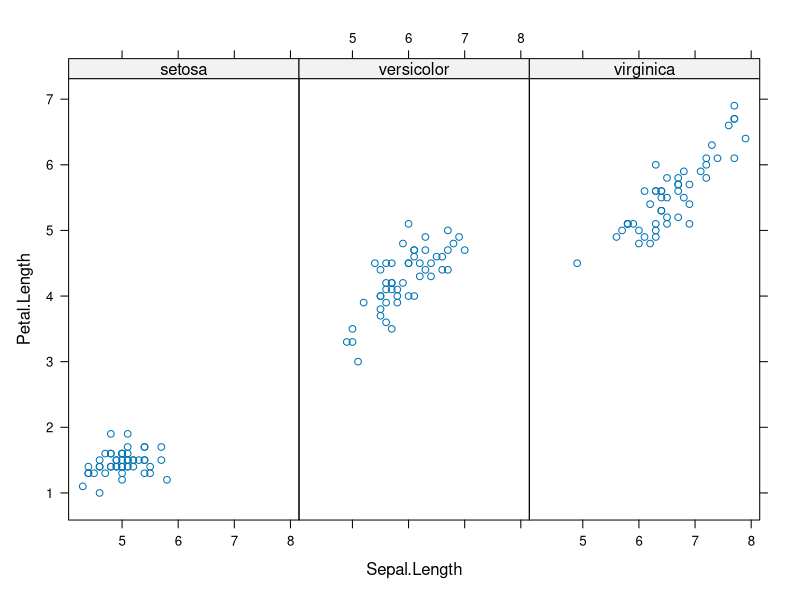
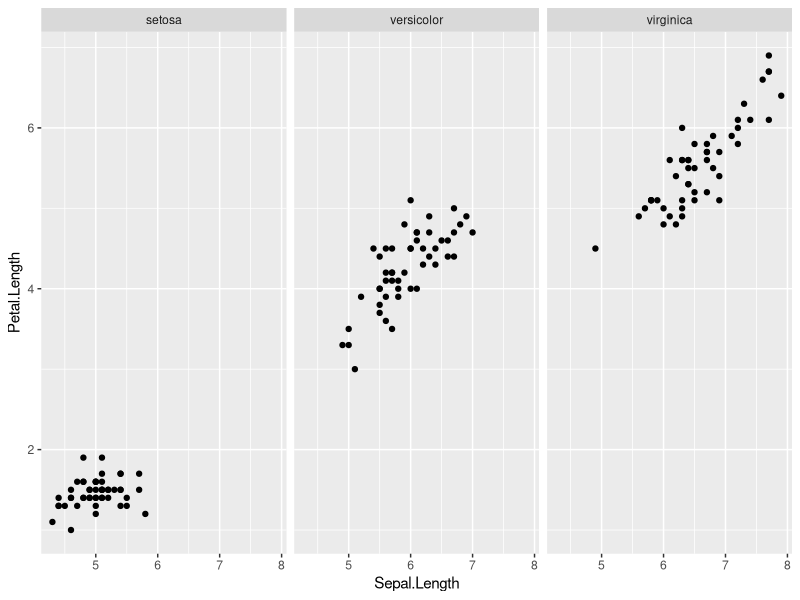
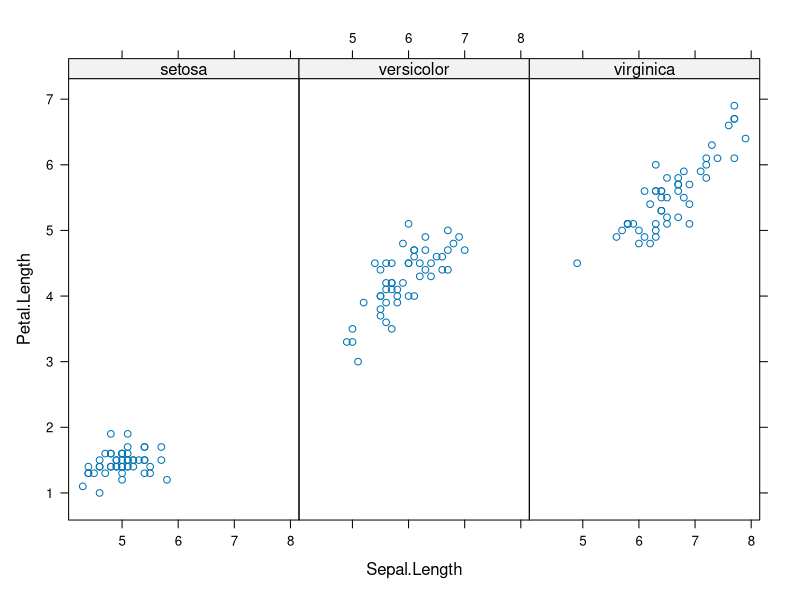
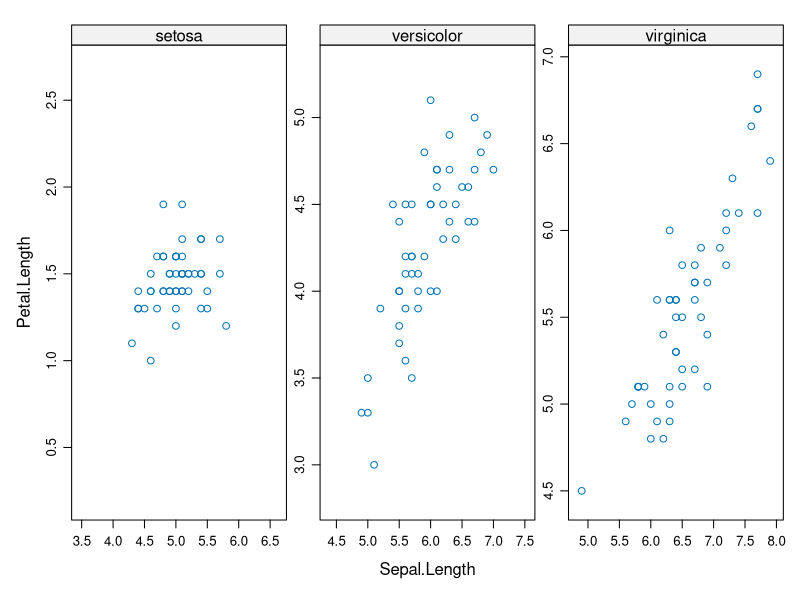
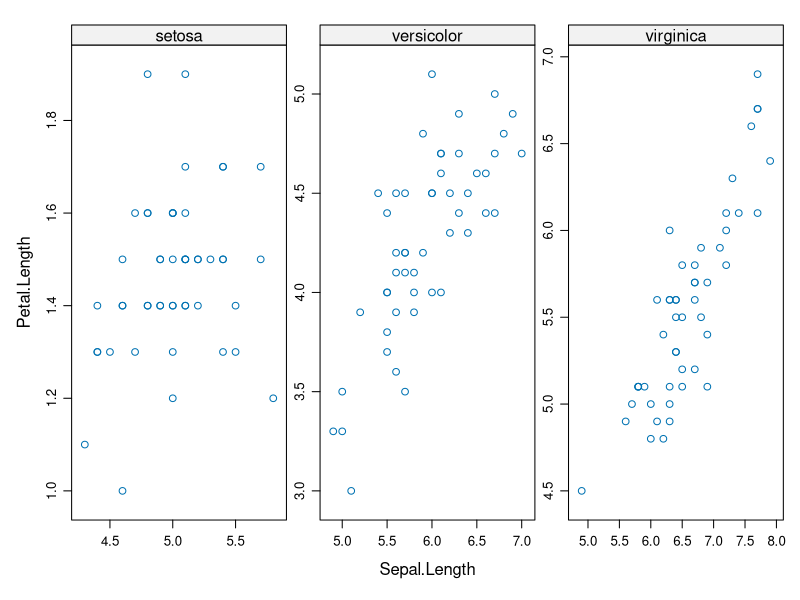
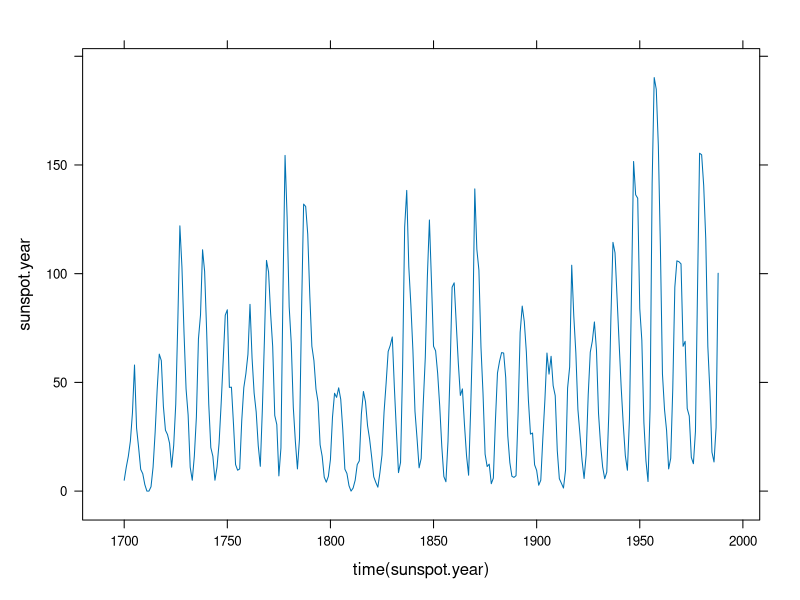
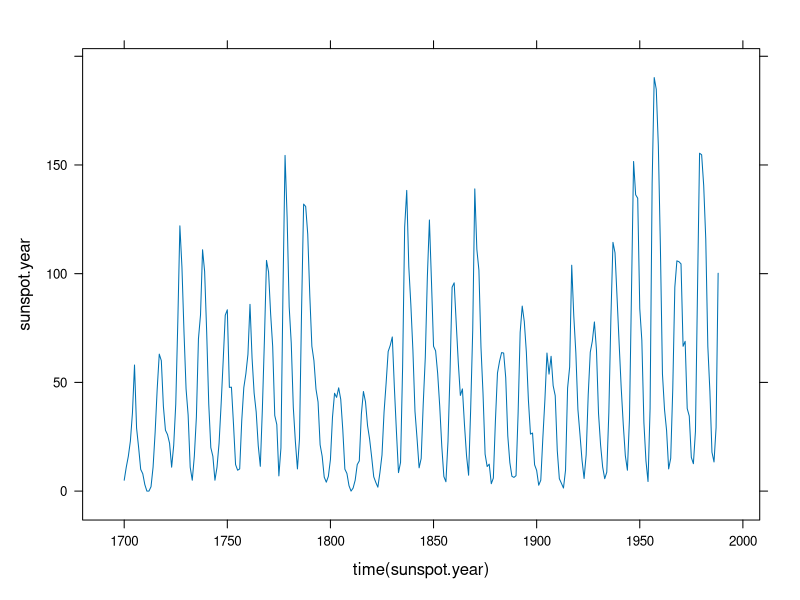

The R script that drew these images, in order:


library(lattice)
xyplot(Petal.Length ~ Sepal.Length | Species, 
   data = iris, layout = c(3, 1))



library(ggplot2)
p <- qplot(Sepal.Length, Petal.Length, data = iris)
p + facet_wrap(~ Species, ncol = 3)



xyplot(Petal.Length ~ Sepal.Length | Species, 
   data = iris, layout = c(3, 1))



xyplot(Petal.Length ~ Sepal.Length | Species, 
   data = iris, layout = c(3, 1),
   scales = list(relation = "sliced"))



xyplot(Petal.Length ~ Sepal.Length | Species, 
   data = iris, layout = c(3, 1),
   scales = list(relation = "free"))



xyplot(sunspot.year ~ time(sunspot.year), type = "l")



xyplot(sunspot.year ~ time(sunspot.year), type = "l")


